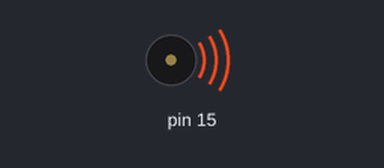
The sketch below on a simulated Arduino Uno, built with avr-gcc and run on an emulated ATmega328P. On the bench: buzzer (waves = sounding).

Above: at 1.5 s.
At 3.85 s:
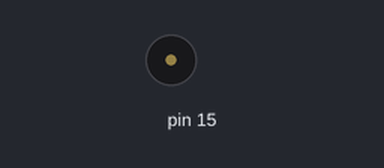
Timing chart, 0 to 5.3 s (numbered marks = the images above):
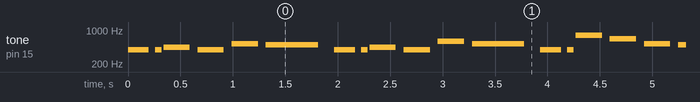

Measured:
- by itself, tone on pin 15: plays 392 Hz for 0.20 s, 392 Hz for 0.06 s, 440 Hz for 0.25 s, 392 Hz for 0.25 s, 523 Hz for 0.25 s, 494 Hz for 0.50 s … (398 notes in this stretch)

The sketch:

happyBirthdayBuzzer.ino
```cpp
int melody[] = {
  392, 392, 440, 392, 523, 494,
  392, 392, 440, 392, 587, 523,
  392, 392, 784, 659, 523, 494, 440,
  698, 698, 659, 523, 587, 523
};

int noteDurations[] = {
  5.33, 16, 4, 4, 4, 2,
  5.33, 16, 4, 4, 4, 2,
  5.33, 16, 4, 4, 4, 4, 2,
  5.33, 16, 4, 4, 4, 2
};

void setup() {

}

void loop() {
  // no need to repeat the melody.
  // iterate over the notes of the melody:
  for (int thisNote = 0; thisNote < 25; thisNote++) {
    // to calculate the note duration, take one second divided by the note type.
    //e.g. quarter note = 1000 / 4, eighth note = 1000/8, etc.
    int noteDuration = 1000 / noteDurations[thisNote];
    tone(15, melody[thisNote], noteDuration);
    // to distinguish the notes, set a minimum time between them.
    // the note's duration + 30% seems to work well:
    int pauseBetweenNotes = noteDuration * 1.30;
    delay(pauseBetweenNotes);
    // stop the tone playing:
    noTone(15);
  }
}
```
